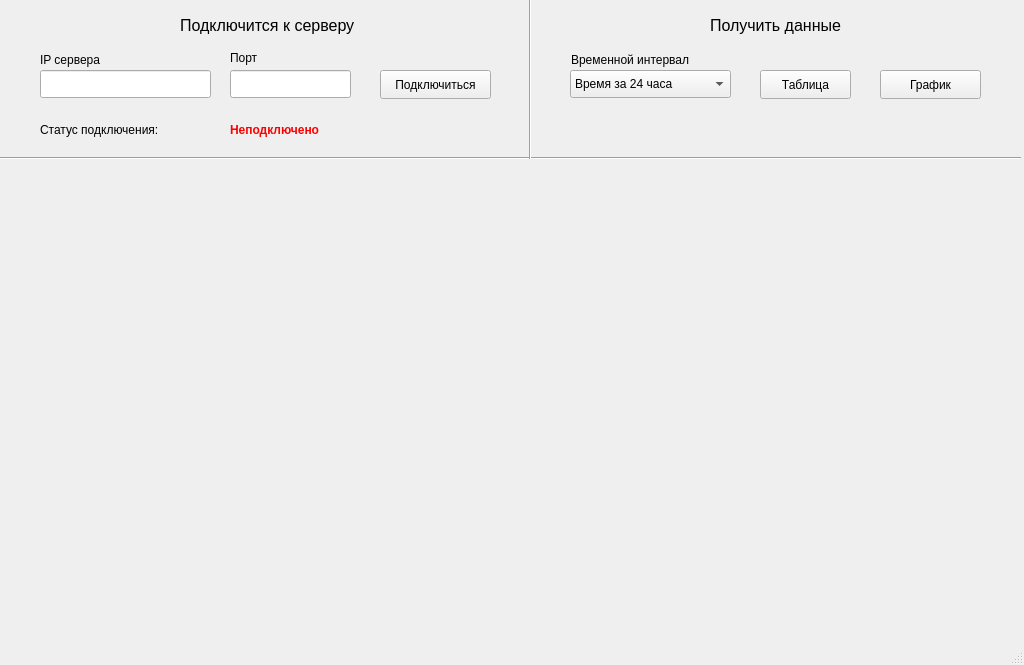
<?xml version="1.0" encoding="UTF-8"?>
<ui version="4.0">
 <class>MainWindow</class>
 <widget class="QMainWindow" name="MainWindow">
  <property name="geometry">
   <rect>
    <x>0</x>
    <y>0</y>
    <width>1024</width>
    <height>665</height>
   </rect>
  </property>
  <property name="windowTitle">
   <string>MainWindow</string>
  </property>
  <widget class="QWidget" name="centralwidget">
   <widget class="QLabel" name="label">
    <property name="geometry">
     <rect>
      <x>180</x>
      <y>10</y>
      <width>221</width>
      <height>31</height>
     </rect>
    </property>
    <property name="font">
     <font>
      <pointsize>12</pointsize>
     </font>
    </property>
    <property name="text">
     <string>Подключится к серверу</string>
    </property>
   </widget>
   <widget class="QLineEdit" name="server_ip">
    <property name="geometry">
     <rect>
      <x>40</x>
      <y>70</y>
      <width>171</width>
      <height>28</height>
     </rect>
    </property>
    <property name="inputMask">
     <string/>
    </property>
    <property name="text">
     <string/>
    </property>
   </widget>
   <widget class="QLineEdit" name="port">
    <property name="geometry">
     <rect>
      <x>230</x>
      <y>70</y>
      <width>121</width>
      <height>28</height>
     </rect>
    </property>
   </widget>
   <widget class="QLabel" name="label_2">
    <property name="geometry">
     <rect>
      <x>40</x>
      <y>50</y>
      <width>141</width>
      <height>20</height>
     </rect>
    </property>
    <property name="text">
     <string>IP сервера</string>
    </property>
   </widget>
   <widget class="QLabel" name="label_3">
    <property name="geometry">
     <rect>
      <x>230</x>
      <y>50</y>
      <width>41</width>
      <height>16</height>
     </rect>
    </property>
    <property name="text">
     <string>Порт</string>
    </property>
   </widget>
   <widget class="Line" name="line">
    <property name="geometry">
     <rect>
      <x>0</x>
      <y>150</y>
      <width>1021</width>
      <height>16</height>
     </rect>
    </property>
    <property name="orientation">
     <enum>Qt::Horizontal</enum>
    </property>
   </widget>
   <widget class="Line" name="line_2">
    <property name="geometry">
     <rect>
      <x>520</x>
      <y>-2</y>
      <width>20</width>
      <height>161</height>
     </rect>
    </property>
    <property name="orientation">
     <enum>Qt::Vertical</enum>
    </property>
   </widget>
   <widget class="QLabel" name="label_4">
    <property name="geometry">
     <rect>
      <x>40</x>
      <y>120</y>
      <width>151</width>
      <height>20</height>
     </rect>
    </property>
    <property name="text">
     <string>Статус подключения:</string>
    </property>
   </widget>
   <widget class="QLabel" name="connection_status">
    <property name="geometry">
     <rect>
      <x>230</x>
      <y>120</y>
      <width>141</width>
      <height>20</height>
     </rect>
    </property>
    <property name="palette">
     <palette>
      <active>
       <colorrole role="WindowText">
        <brush brushstyle="SolidPattern">
         <color alpha="255">
          <red>255</red>
          <green>0</green>
          <blue>0</blue>
         </color>
        </brush>
       </colorrole>
      </active>
      <inactive>
       <colorrole role="WindowText">
        <brush brushstyle="SolidPattern">
         <color alpha="255">
          <red>255</red>
          <green>0</green>
          <blue>0</blue>
         </color>
        </brush>
       </colorrole>
      </inactive>
      <disabled/>
     </palette>
    </property>
    <property name="font">
     <font>
      <bold>true</bold>
     </font>
    </property>
    <property name="text">
     <string>Неподключено</string>
    </property>
   </widget>
   <widget class="QLabel" name="label_6">
    <property name="geometry">
     <rect>
      <x>710</x>
      <y>10</y>
      <width>191</width>
      <height>31</height>
     </rect>
    </property>
    <property name="font">
     <font>
      <pointsize>12</pointsize>
     </font>
    </property>
    <property name="text">
     <string>Получить данные</string>
    </property>
   </widget>
   <widget class="QLabel" name="label_7">
    <property name="geometry">
     <rect>
      <x>571</x>
      <y>44</y>
      <width>171</width>
      <height>31</height>
     </rect>
    </property>
    <property name="text">
     <string>Временной интервал</string>
    </property>
   </widget>
   <widget class="QComboBox" name="comboBox">
    <property name="geometry">
     <rect>
      <x>570</x>
      <y>70</y>
      <width>161</width>
      <height>28</height>
     </rect>
    </property>
    <item>
     <property name="text">
      <string>Время за 24 часа</string>
     </property>
    </item>
    <item>
     <property name="text">
      <string>Время за месяц</string>
     </property>
    </item>
    <item>
     <property name="text">
      <string>Время за год</string>
     </property>
    </item>
   </widget>
   <widget class="QPushButton" name="table_button">
    <property name="geometry">
     <rect>
      <x>760</x>
      <y>70</y>
      <width>91</width>
      <height>29</height>
     </rect>
    </property>
    <property name="text">
     <string>Таблица</string>
    </property>
   </widget>
   <widget class="QPushButton" name="graphic_button">
    <property name="geometry">
     <rect>
      <x>880</x>
      <y>70</y>
      <width>101</width>
      <height>29</height>
     </rect>
    </property>
    <property name="text">
     <string>График</string>
    </property>
   </widget>
   <widget class="QPushButton" name="connect_button">
    <property name="geometry">
     <rect>
      <x>380</x>
      <y>70</y>
      <width>111</width>
      <height>29</height>
     </rect>
    </property>
    <property name="text">
     <string>Подключиться</string>
    </property>
   </widget>
   <widget class="QWidget" name="verticalLayoutWidget">
    <property name="geometry">
     <rect>
      <x>0</x>
      <y>160</y>
      <width>1021</width>
      <height>451</height>
     </rect>
    </property>
    <layout class="QVBoxLayout" name="contentLayout"/>
   </widget>
  </widget>
  <widget class="QMenuBar" name="menubar">
   <property name="geometry">
    <rect>
     <x>0</x>
     <y>0</y>
     <width>1024</width>
     <height>25</height>
    </rect>
   </property>
  </widget>
  <widget class="QStatusBar" name="statusbar"/>
 </widget>
 <resources/>
 <connections/>
</ui>
